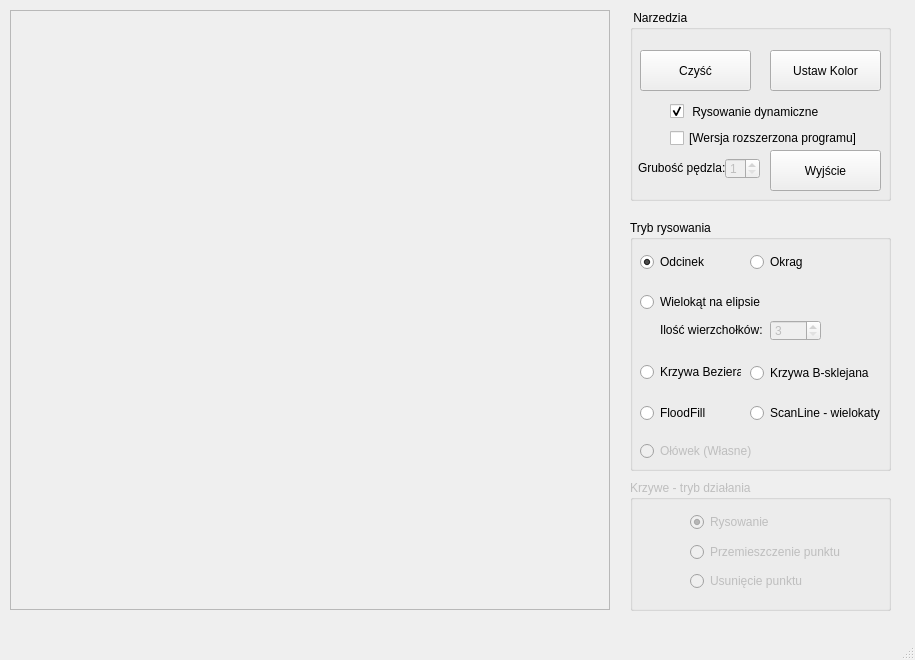
<?xml version="1.0" encoding="UTF-8"?>
<ui version="4.0">
 <class>MyWindow</class>
 <widget class="QMainWindow" name="MyWindow">
  <property name="enabled">
   <bool>true</bool>
  </property>
  <property name="geometry">
   <rect>
    <x>0</x>
    <y>0</y>
    <width>915</width>
    <height>660</height>
   </rect>
  </property>
  <property name="windowTitle">
   <string>MyWindow</string>
  </property>
  <widget class="QWidget" name="centralWidget">
   <widget class="QFrame" name="rysujFrame">
    <property name="geometry">
     <rect>
      <x>10</x>
      <y>10</y>
      <width>600</width>
      <height>600</height>
     </rect>
    </property>
    <property name="frameShape">
     <enum>QFrame::StyledPanel</enum>
    </property>
    <property name="frameShadow">
     <enum>QFrame::Raised</enum>
    </property>
   </widget>
   <widget class="QGroupBox" name="groupBox">
    <property name="geometry">
     <rect>
      <x>630</x>
      <y>10</y>
      <width>261</width>
      <height>191</height>
     </rect>
    </property>
    <property name="title">
     <string> Narzedzia</string>
    </property>
    <widget class="QPushButton" name="cleanButton">
     <property name="geometry">
      <rect>
       <x>10</x>
       <y>40</y>
       <width>111</width>
       <height>41</height>
      </rect>
     </property>
     <property name="text">
      <string>Czyść</string>
     </property>
    </widget>
    <widget class="QPushButton" name="exitButton">
     <property name="geometry">
      <rect>
       <x>140</x>
       <y>140</y>
       <width>111</width>
       <height>41</height>
      </rect>
     </property>
     <property name="text">
      <string>Wyjście</string>
     </property>
    </widget>
    <widget class="QCheckBox" name="checkBox">
     <property name="geometry">
      <rect>
       <x>40</x>
       <y>86</y>
       <width>191</width>
       <height>31</height>
      </rect>
     </property>
     <property name="text">
      <string> Rysowanie dynamiczne</string>
     </property>
     <property name="checked">
      <bool>true</bool>
     </property>
    </widget>
    <widget class="QPushButton" name="kolorButton">
     <property name="geometry">
      <rect>
       <x>140</x>
       <y>40</y>
       <width>111</width>
       <height>41</height>
      </rect>
     </property>
     <property name="text">
      <string>Ustaw Kolor</string>
     </property>
    </widget>
    <widget class="QLabel" name="gruboscLabel">
     <property name="geometry">
      <rect>
       <x>8</x>
       <y>150</y>
       <width>91</width>
       <height>16</height>
      </rect>
     </property>
     <property name="text">
      <string>Grubość pędzla:</string>
     </property>
    </widget>
    <widget class="QSpinBox" name="gruboscSpinBox">
     <property name="enabled">
      <bool>false</bool>
     </property>
     <property name="geometry">
      <rect>
       <x>95</x>
       <y>148</y>
       <width>35</width>
       <height>21</height>
      </rect>
     </property>
     <property name="minimum">
      <number>1</number>
     </property>
     <property name="maximum">
      <number>10</number>
     </property>
     <property name="value">
      <number>1</number>
     </property>
    </widget>
    <widget class="QCheckBox" name="checkBox_2">
     <property name="geometry">
      <rect>
       <x>40</x>
       <y>120</y>
       <width>191</width>
       <height>16</height>
      </rect>
     </property>
     <property name="text">
      <string>[Wersja rozszerzona programu]</string>
     </property>
    </widget>
   </widget>
   <widget class="QGroupBox" name="groupBox_2">
    <property name="geometry">
     <rect>
      <x>630</x>
      <y>220</y>
      <width>261</width>
      <height>251</height>
     </rect>
    </property>
    <property name="title">
     <string>Tryb rysowania</string>
    </property>
    <widget class="QRadioButton" name="odcinekButton">
     <property name="geometry">
      <rect>
       <x>10</x>
       <y>30</y>
       <width>110</width>
       <height>24</height>
      </rect>
     </property>
     <property name="text">
      <string>Odcinek</string>
     </property>
     <property name="checked">
      <bool>true</bool>
     </property>
    </widget>
    <widget class="QRadioButton" name="okragButton">
     <property name="geometry">
      <rect>
       <x>120</x>
       <y>30</y>
       <width>110</width>
       <height>24</height>
      </rect>
     </property>
     <property name="text">
      <string>Okrag</string>
     </property>
    </widget>
    <widget class="QRadioButton" name="elipsaButton">
     <property name="geometry">
      <rect>
       <x>10</x>
       <y>70</y>
       <width>131</width>
       <height>24</height>
      </rect>
     </property>
     <property name="text">
      <string>Wielokąt na elipsie</string>
     </property>
    </widget>
    <widget class="QRadioButton" name="krzywaBezieraButton">
     <property name="geometry">
      <rect>
       <x>10</x>
       <y>140</y>
       <width>101</width>
       <height>24</height>
      </rect>
     </property>
     <property name="text">
      <string>Krzywa Beziera</string>
     </property>
    </widget>
    <widget class="QSpinBox" name="IloscWierzcholkowSpinBox">
     <property name="enabled">
      <bool>false</bool>
     </property>
     <property name="geometry">
      <rect>
       <x>140</x>
       <y>100</y>
       <width>51</width>
       <height>21</height>
      </rect>
     </property>
     <property name="minimum">
      <number>3</number>
     </property>
     <property name="maximum">
      <number>999</number>
     </property>
    </widget>
    <widget class="QLabel" name="IloscWierzcholkow">
     <property name="enabled">
      <bool>true</bool>
     </property>
     <property name="geometry">
      <rect>
       <x>30</x>
       <y>100</y>
       <width>111</width>
       <height>20</height>
      </rect>
     </property>
     <property name="text">
      <string>Ilość wierzchołków:</string>
     </property>
    </widget>
    <widget class="QRadioButton" name="krzywaBsklejanaButton">
     <property name="geometry">
      <rect>
       <x>120</x>
       <y>140</y>
       <width>131</width>
       <height>26</height>
      </rect>
     </property>
     <property name="text">
      <string>Krzywa B-sklejana</string>
     </property>
    </widget>
    <widget class="QRadioButton" name="floodFillButton">
     <property name="geometry">
      <rect>
       <x>10</x>
       <y>180</y>
       <width>112</width>
       <height>26</height>
      </rect>
     </property>
     <property name="text">
      <string>FloodFill</string>
     </property>
    </widget>
    <widget class="QRadioButton" name="scanLineButton">
     <property name="geometry">
      <rect>
       <x>120</x>
       <y>180</y>
       <width>131</width>
       <height>26</height>
      </rect>
     </property>
     <property name="text">
      <string>ScanLine - wielokaty</string>
     </property>
    </widget>
    <widget class="QRadioButton" name="olowekButton">
     <property name="enabled">
      <bool>false</bool>
     </property>
     <property name="geometry">
      <rect>
       <x>10</x>
       <y>220</y>
       <width>121</width>
       <height>22</height>
      </rect>
     </property>
     <property name="text">
      <string>Ołówek (Własne)</string>
     </property>
    </widget>
   </widget>
   <widget class="QGroupBox" name="groupBox_3">
    <property name="enabled">
     <bool>false</bool>
    </property>
    <property name="geometry">
     <rect>
      <x>630</x>
      <y>480</y>
      <width>261</width>
      <height>131</height>
     </rect>
    </property>
    <property name="title">
     <string>Krzywe - tryb działania</string>
    </property>
    <property name="flat">
     <bool>false</bool>
    </property>
    <widget class="QRadioButton" name="rysowanieButton">
     <property name="geometry">
      <rect>
       <x>60</x>
       <y>30</y>
       <width>110</width>
       <height>24</height>
      </rect>
     </property>
     <property name="text">
      <string>Rysowanie</string>
     </property>
     <property name="checkable">
      <bool>true</bool>
     </property>
     <property name="checked">
      <bool>true</bool>
     </property>
    </widget>
    <widget class="QRadioButton" name="przemieszczenieButton">
     <property name="geometry">
      <rect>
       <x>60</x>
       <y>60</y>
       <width>161</width>
       <height>24</height>
      </rect>
     </property>
     <property name="text">
      <string>Przemieszczenie punktu</string>
     </property>
     <property name="checkable">
      <bool>true</bool>
     </property>
    </widget>
    <widget class="QRadioButton" name="usuniecieButton">
     <property name="geometry">
      <rect>
       <x>60</x>
       <y>90</y>
       <width>161</width>
       <height>22</height>
      </rect>
     </property>
     <property name="text">
      <string>Usunięcie punktu</string>
     </property>
    </widget>
   </widget>
  </widget>
  <widget class="QStatusBar" name="statusBar"/>
 </widget>
 <layoutdefault spacing="6" margin="11"/>
 <resources/>
 <connections/>
</ui>
